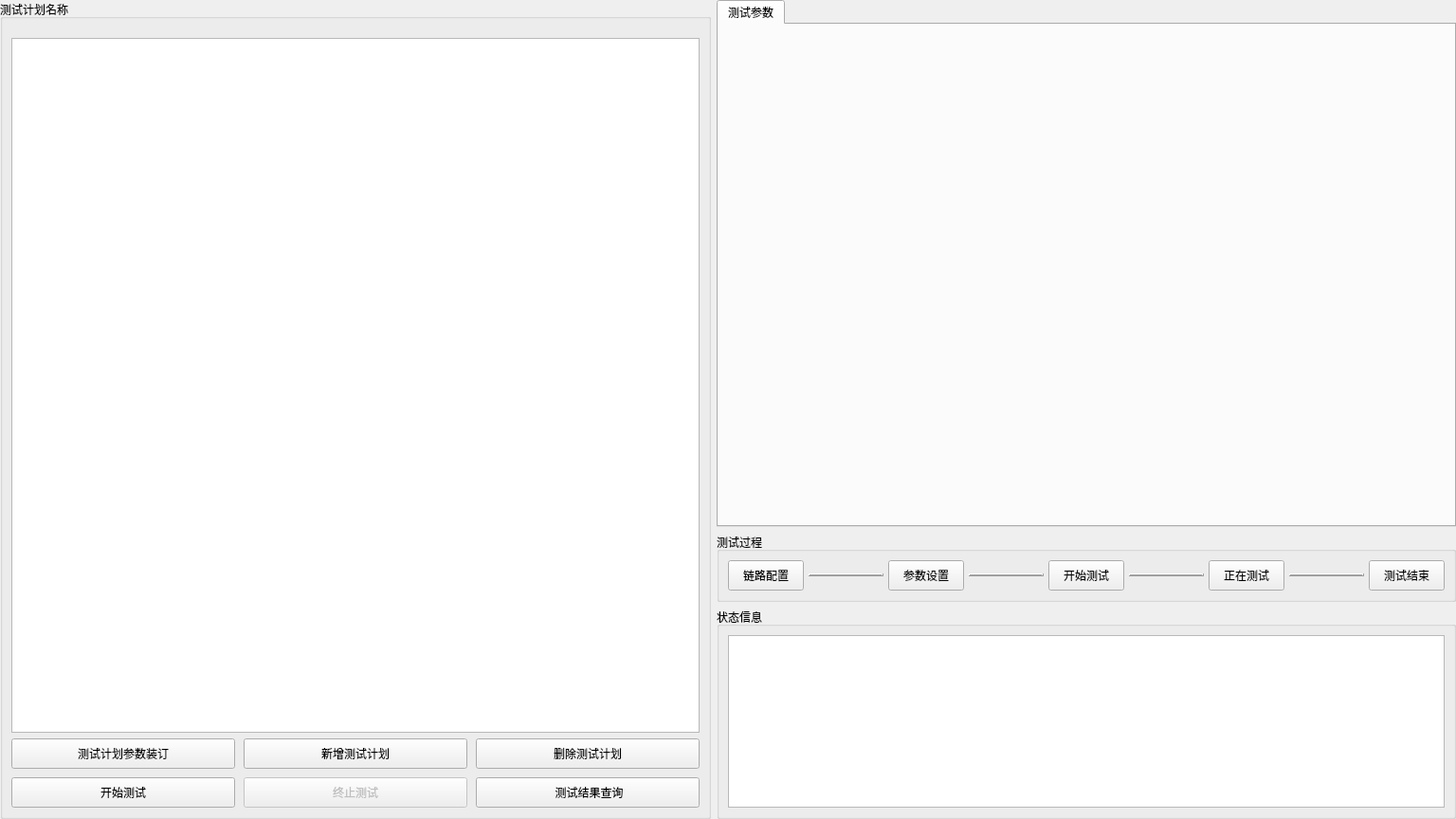
<?xml version="1.0" encoding="UTF-8"?>
<ui version="4.0">
 <class>AutomateTestWidget</class>
 <widget class="QWidget" name="AutomateTestWidget">
  <property name="geometry">
   <rect>
    <x>0</x>
    <y>0</y>
    <width>1536</width>
    <height>864</height>
   </rect>
  </property>
  <property name="minimumSize">
   <size>
    <width>1536</width>
    <height>864</height>
   </size>
  </property>
  <property name="windowTitle">
   <string>Form</string>
  </property>
  <layout class="QHBoxLayout" name="horizontalLayout">
   <property name="leftMargin">
    <number>0</number>
   </property>
   <property name="topMargin">
    <number>0</number>
   </property>
   <property name="rightMargin">
    <number>0</number>
   </property>
   <property name="bottomMargin">
    <number>0</number>
   </property>
   <item>
    <widget class="QGroupBox" name="groupBox">
     <property name="maximumSize">
      <size>
       <width>750</width>
       <height>16777215</height>
      </size>
     </property>
     <property name="title">
      <string>测试计划名称</string>
     </property>
     <layout class="QVBoxLayout" name="verticalLayout">
      <property name="topMargin">
       <number>20</number>
      </property>
      <item>
       <widget class="QTableView" name="tableView"/>
      </item>
      <item>
       <layout class="QGridLayout" name="gridLayout">
        <property name="spacing">
         <number>9</number>
        </property>
        <item row="1" column="0">
         <widget class="QPushButton" name="beginTest">
          <property name="minimumSize">
           <size>
            <width>120</width>
            <height>32</height>
           </size>
          </property>
          <property name="text">
           <string>开始测试</string>
          </property>
         </widget>
        </item>
        <item row="1" column="1">
         <widget class="QPushButton" name="endTest">
          <property name="enabled">
           <bool>false</bool>
          </property>
          <property name="minimumSize">
           <size>
            <width>120</width>
            <height>32</height>
           </size>
          </property>
          <property name="text">
           <string>终止测试</string>
          </property>
         </widget>
        </item>
        <item row="1" column="2">
         <widget class="QPushButton" name="resultQuery">
          <property name="minimumSize">
           <size>
            <width>120</width>
            <height>32</height>
           </size>
          </property>
          <property name="text">
           <string> 测试结果查询</string>
          </property>
         </widget>
        </item>
        <item row="0" column="2">
         <widget class="QPushButton" name="delTestProject">
          <property name="minimumSize">
           <size>
            <width>120</width>
            <height>32</height>
           </size>
          </property>
          <property name="text">
           <string>删除测试计划</string>
          </property>
         </widget>
        </item>
        <item row="0" column="1">
         <widget class="QPushButton" name="addTestProject">
          <property name="minimumSize">
           <size>
            <width>120</width>
            <height>32</height>
           </size>
          </property>
          <property name="text">
           <string>新增测试计划</string>
          </property>
         </widget>
        </item>
        <item row="0" column="0">
         <widget class="QPushButton" name="parameterBinding">
          <property name="minimumSize">
           <size>
            <width>120</width>
            <height>32</height>
           </size>
          </property>
          <property name="text">
           <string>测试计划参数装订</string>
          </property>
         </widget>
        </item>
       </layout>
      </item>
     </layout>
    </widget>
   </item>
   <item>
    <layout class="QVBoxLayout" name="verticalLayout_2" stretch="5,0,2">
     <property name="bottomMargin">
      <number>0</number>
     </property>
     <item>
      <widget class="QTabWidget" name="testSchematics_2">
       <property name="minimumSize">
        <size>
         <width>600</width>
         <height>0</height>
        </size>
       </property>
       <property name="currentIndex">
        <number>0</number>
       </property>
       <widget class="QWidget" name="paramtab">
        <attribute name="title">
         <string>测试参数</string>
        </attribute>
        <layout class="QHBoxLayout" name="horizontalLayout_6">
         <item>
          <widget class="QStackedWidget" name="stackedWidget"/>
         </item>
        </layout>
       </widget>
      </widget>
     </item>
     <item>
      <widget class="QGroupBox" name="groupBox_2">
       <property name="title">
        <string>测试过程</string>
       </property>
       <layout class="QHBoxLayout" name="horizontalLayout_2">
        <property name="spacing">
         <number>5</number>
        </property>
        <item>
         <widget class="QPushButton" name="linkConfiguration">
          <property name="minimumSize">
           <size>
            <width>80</width>
            <height>32</height>
           </size>
          </property>
          <property name="maximumSize">
           <size>
            <width>80</width>
            <height>32</height>
           </size>
          </property>
          <property name="text">
           <string>链路配置</string>
          </property>
         </widget>
        </item>
        <item>
         <widget class="QFrame" name="frame">
          <property name="frameShape">
           <enum>QFrame::HLine</enum>
          </property>
          <property name="frameShadow">
           <enum>QFrame::Raised</enum>
          </property>
          <property name="lineWidth">
           <number>2</number>
          </property>
         </widget>
        </item>
        <item>
         <widget class="QPushButton" name="parameterSetting">
          <property name="minimumSize">
           <size>
            <width>80</width>
            <height>32</height>
           </size>
          </property>
          <property name="maximumSize">
           <size>
            <width>80</width>
            <height>32</height>
           </size>
          </property>
          <property name="text">
           <string>参数设置</string>
          </property>
         </widget>
        </item>
        <item>
         <widget class="QFrame" name="frame_2">
          <property name="frameShape">
           <enum>QFrame::HLine</enum>
          </property>
          <property name="frameShadow">
           <enum>QFrame::Raised</enum>
          </property>
          <property name="lineWidth">
           <number>2</number>
          </property>
         </widget>
        </item>
        <item>
         <widget class="QPushButton" name="startTesting">
          <property name="minimumSize">
           <size>
            <width>80</width>
            <height>32</height>
           </size>
          </property>
          <property name="maximumSize">
           <size>
            <width>80</width>
            <height>32</height>
           </size>
          </property>
          <property name="text">
           <string>开始测试</string>
          </property>
         </widget>
        </item>
        <item>
         <widget class="QFrame" name="frame_7">
          <property name="frameShape">
           <enum>QFrame::HLine</enum>
          </property>
          <property name="frameShadow">
           <enum>QFrame::Raised</enum>
          </property>
          <property name="lineWidth">
           <number>2</number>
          </property>
         </widget>
        </item>
        <item>
         <widget class="QPushButton" name="testing">
          <property name="minimumSize">
           <size>
            <width>80</width>
            <height>32</height>
           </size>
          </property>
          <property name="maximumSize">
           <size>
            <width>80</width>
            <height>32</height>
           </size>
          </property>
          <property name="text">
           <string>正在测试</string>
          </property>
         </widget>
        </item>
        <item>
         <widget class="QFrame" name="frame_11">
          <property name="frameShape">
           <enum>QFrame::HLine</enum>
          </property>
          <property name="frameShadow">
           <enum>QFrame::Raised</enum>
          </property>
          <property name="lineWidth">
           <number>2</number>
          </property>
         </widget>
        </item>
        <item>
         <widget class="QPushButton" name="endOfTest">
          <property name="minimumSize">
           <size>
            <width>80</width>
            <height>32</height>
           </size>
          </property>
          <property name="maximumSize">
           <size>
            <width>80</width>
            <height>32</height>
           </size>
          </property>
          <property name="text">
           <string>测试结束</string>
          </property>
         </widget>
        </item>
       </layout>
      </widget>
     </item>
     <item>
      <widget class="QGroupBox" name="groupBox_3">
       <property name="title">
        <string>状态信息</string>
       </property>
       <layout class="QVBoxLayout" name="verticalLayout_3">
        <property name="spacing">
         <number>0</number>
        </property>
        <property name="leftMargin">
         <number>9</number>
        </property>
        <property name="topMargin">
         <number>9</number>
        </property>
        <property name="rightMargin">
         <number>9</number>
        </property>
        <property name="bottomMargin">
         <number>9</number>
        </property>
        <item>
         <widget class="QTextBrowser" name="statusInfo"/>
        </item>
       </layout>
      </widget>
     </item>
    </layout>
   </item>
  </layout>
 </widget>
 <resources/>
 <connections/>
</ui>
